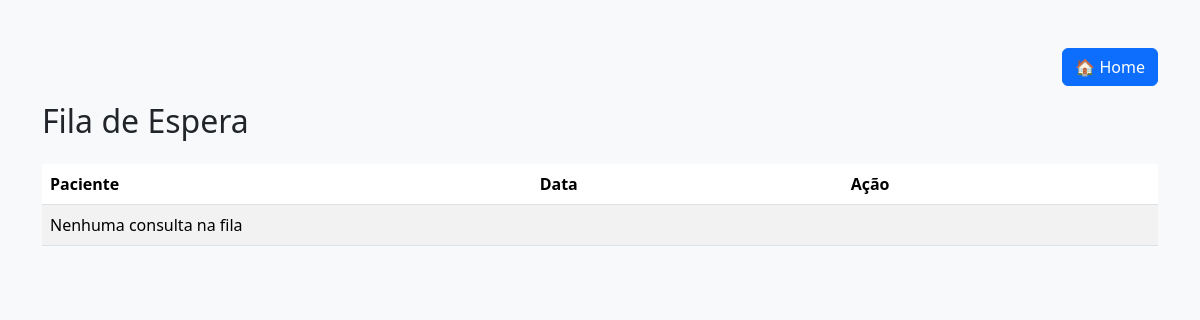
Before: /consulta/fila/ with the older database file.
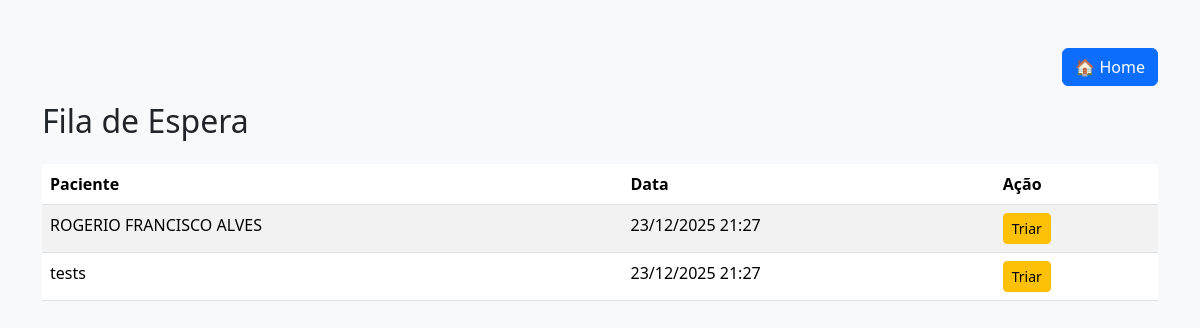
After: the same page with the newer database file.
### consulta/models.py (models this page shows, shortened)
class Consulta(models.Model):
    paciente = models.ForeignKey(
        Paciente,
        on_delete=models.CASCADE
    )
    medico = models.ForeignKey(
        Medico,
        on_delete=models.CASCADE,
        null=True,
        blank=True
    )
    status = models.CharField(
        max_length=30,
        default='AGUARDANDO_TRIAGEM'
    )
    data = models.DateTimeField(auto_now_add=True)

### pacientes/models.py (models this page shows, shortened)
class Paciente(models.Model):
    nome = models.CharField(max_length=100)
    idade = models.IntegerField()
    cpf = models.CharField(max_length=14, unique=True)

### consulta/views.py (the view)
# urls.py: path('fila/', views.fila_espera, name='fila_espera'),
def fila_espera(request):
    consultas = Consulta.objects.filter(
        status='AGUARDANDO_TRIAGEM'
    )
    return render(request, 'consulta/fila_espera.html', {
        'consultas': consultas
    })

### consulta/templates/consulta/fila_espera.html (shortened to what this page needs)
<!DOCTYPE html>
<html lang="pt-br">
<head>
    <link href="https://cdn.jsdelivr.net/npm/bootstrap@5.3.2/dist/css/bootstrap.min.css" rel="stylesheet">
</head>
<body class="bg-light">
    <div class="container mt-5">
        <div class="d-flex justify-content-end mb-3">
            <a href="{% url 'home' %}" class="btn btn-primary">
                🏠 Home
            </a>
        </div>
        <h2 class="mb-4">Fila de Espera</h2>
        <table class="table table-striped">
    <thead>
        <tr>
            <th>Paciente</th>
            <th>Data</th>
            <th>Ação</th>
        </tr>
    </thead>
    <tbody>
        {% for consulta in consultas %}
        <tr>
            <td>{{ consulta.paciente.nome }}</td>
            <td>{{ consulta.data|date:"d/m/Y H:i" }}</td>
            <td>
    <a href="{% url 'realizar_triagem' consulta.id %}"
       class="btn btn-sm btn-warning">
        Triar
    </a>
</td>
        </tr>
        {% empty %}
        <tr>
            <td colspan="3">Nenhuma consulta na fila</td>
        </tr>
        {% endfor %}
    </tbody>
</table>
    </div>
</body>
</html>

Changed rows visible on the page:
added Consulta: paciente.nome "ROGERIO FRANCISCO ALVES", data "23/12/2025 21:27"
added Consulta: paciente.nome "tests", data "23/12/2025 21:27"
Other visible differences:
text no longer shown: "Nenhuma consulta na fila"
